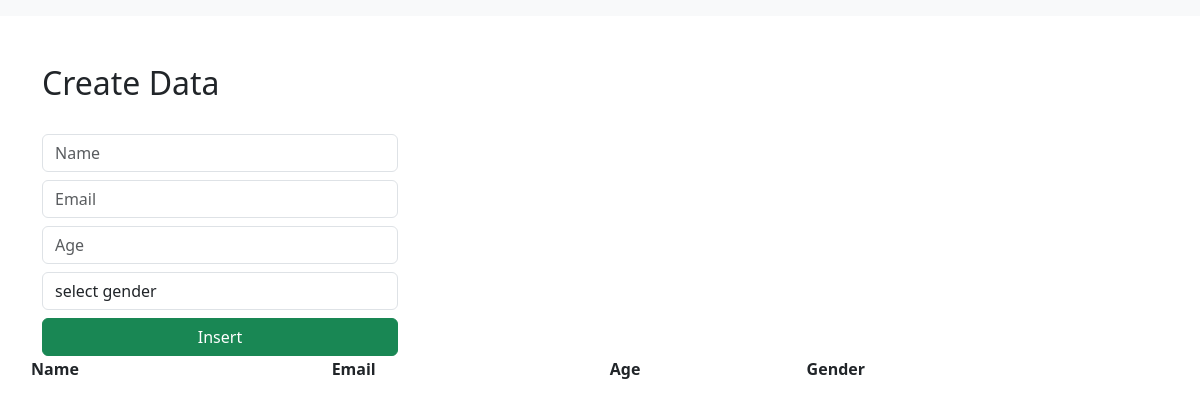
Before: / with the older database file.
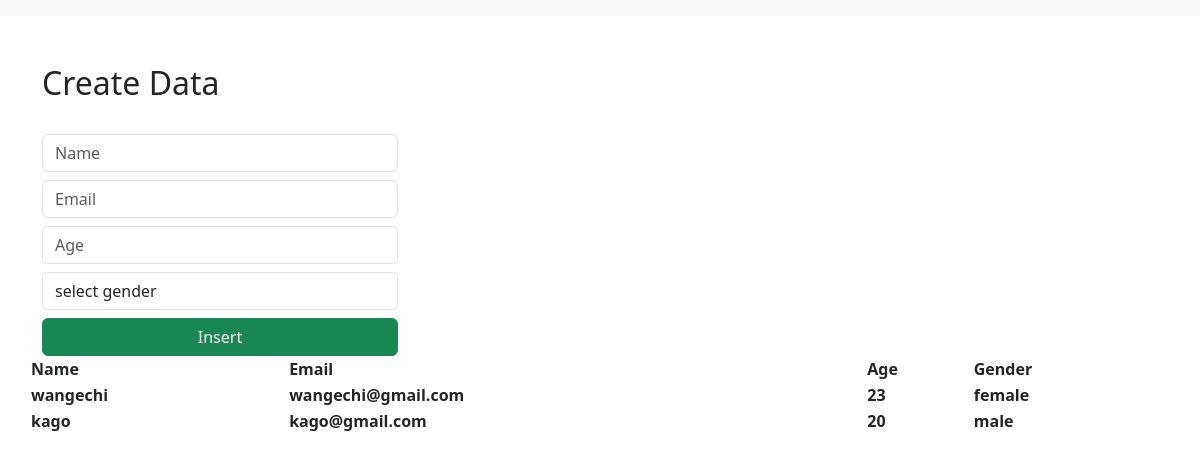
After: the same page with the newer database file.
### djangoclassapp/models.py (models this page shows)
class People(models.Model):
    name = models.CharField(max_length=30, blank=False)
    email = models.EmailField()
    age = models.IntegerField()
    gender = models.CharField(max_length=30, blank=False)

### djangoclassapp/views.py (the view)
# urls.py: path('', views.indexpage, name='index'),
def indexpage(request):
    data = People.objects.all()
    context = {"data" : data}
    return render(request, "index.html", context)

### templates/index.html (shortened to what this page needs)
<!DOCTYPE html>
<html lang="en">
    <link href="https://cdn.jsdelivr.net/npm/bootstrap@5.3.0-alpha1/dist/css/bootstrap.min.css" rel="stylesheet">
  <head>
  </head>
  <body>
    <nav class="navbar navbar-expand-lg bg-body-tertiary">
      </nav>
      <div class="container mt-5">
        <div class="row">
            <div class="col-md-4">
                <h2>Create Data</h2>
                <br>
                <form action="/insert" method="post">
                    <div class="form-group">
                        <input type="text" class="form-control" placeholder="Name" name="name" required>
                    </div>
                    <div class="form-group">
                        <input type="email" class="form-control  mt-2" placeholder="Email" name="email" required>
                    </div>
                    <div class="form-group">
                        <input type="number" class="form-control  mt-2" placeholder="Age" name="age" required>
                    </div>
                    <div class="form-group mt-2">
                        <select id="gender" name="gender" class="form-control" required>
                            <option selected>select gender</option>
                        </select>
                    </div>
                    <div class="d-grid gap-2">
                        <button class="btn btn-success mt-2" type="submit">Insert</button>
                    </div>
                </form>
            </div>
            <table>
                <tr>
                    <th>Name</th>
                    <th>Email</th>
                    <th>Age</th>
                    <th>Gender</th>
                </tr>
                {% for d in data %}
                  <tr>
                    <th>{{ d.name }}</th>
                    <th>{{ d.email }}</th>
                    <th>{{ d.age }}</th>
                    <th>{{ d.gender }}</th>
                </tr>
                {% endfor %}
            </table>
            </div>
        </div>
  </body>
</html>

Changed rows visible on the page:
added People: name "wangechi", email "wangechi@gmail.com", age "23", gender "female"
added People: name "kago", email "kago@gmail.com", age "20", gender "male"
